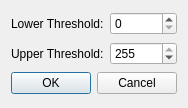
<?xml version="1.0" encoding="UTF-8"?>
<ui version="4.0">
 <class>Dialog_threshold</class>
 <widget class="QDialog" name="Dialog_threshold">
  <property name="geometry">
   <rect>
    <x>0</x>
    <y>0</y>
    <width>178</width>
    <height>108</height>
   </rect>
  </property>
  <property name="windowTitle">
   <string>Threshold Volume</string>
  </property>
  <layout class="QGridLayout" name="gridLayout">
   <item row="0" column="0">
    <layout class="QHBoxLayout" name="horizontalLayout_2">
     <item>
      <widget class="QLabel" name="label">
       <property name="text">
        <string>Lower Threshold:</string>
       </property>
      </widget>
     </item>
     <item>
      <widget class="QSpinBox" name="lthreshold">
       <property name="maximum">
        <number>255</number>
       </property>
      </widget>
     </item>
    </layout>
   </item>
   <item row="1" column="0">
    <layout class="QHBoxLayout" name="horizontalLayout">
     <item>
      <widget class="QLabel" name="label_2">
       <property name="text">
        <string>Upper Threshold:</string>
       </property>
      </widget>
     </item>
     <item>
      <widget class="QSpinBox" name="uthreshold">
       <property name="maximum">
        <number>255</number>
       </property>
       <property name="value">
        <number>255</number>
       </property>
      </widget>
     </item>
    </layout>
   </item>
   <item row="2" column="0">
    <widget class="QDialogButtonBox" name="okthreshold">
     <property name="orientation">
      <enum>Qt::Horizontal</enum>
     </property>
     <property name="standardButtons">
      <set>QDialogButtonBox::Cancel|QDialogButtonBox::Ok</set>
     </property>
    </widget>
   </item>
  </layout>
 </widget>
 <resources/>
 <connections>
  <connection>
   <sender>okthreshold</sender>
   <signal>accepted()</signal>
   <receiver>Dialog_threshold</receiver>
   <slot>accept()</slot>
   <hints>
    <hint type="sourcelabel">
     <x>248</x>
     <y>254</y>
    </hint>
    <hint type="destinationlabel">
     <x>157</x>
     <y>274</y>
    </hint>
   </hints>
  </connection>
  <connection>
   <sender>okthreshold</sender>
   <signal>rejected()</signal>
   <receiver>Dialog_threshold</receiver>
   <slot>reject()</slot>
   <hints>
    <hint type="sourcelabel">
     <x>316</x>
     <y>260</y>
    </hint>
    <hint type="destinationlabel">
     <x>286</x>
     <y>274</y>
    </hint>
   </hints>
  </connection>
 </connections>
</ui>
